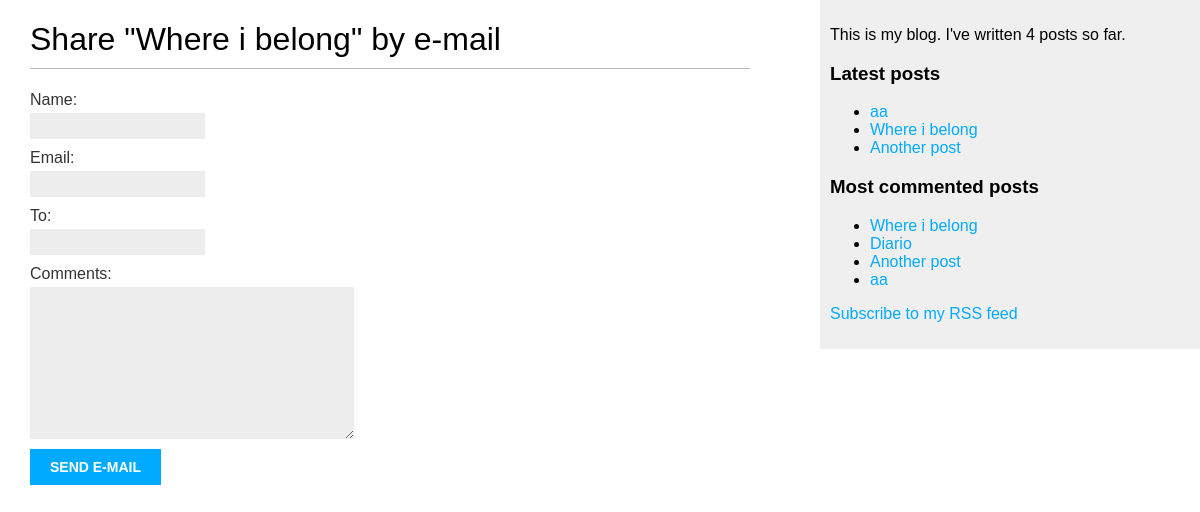
/blog/3/share/, run on the app's committed database.
### blog/models.py (models this page shows, shortened)
class Post(models.Model):
    STATUS_CHOICES = (('draft', 'Draft'), ('published', 'Published'),)
    title = models.CharField(max_length=250)
    slug = models.SlugField(max_length=250, unique_for_date='publish')
    author = models.ForeignKey(
        User, on_delete=models.CASCADE, related_name='blog_posts')
    body = models.TextField()
    publish = models.DateTimeField(default=timezone.now)
    created = models.DateTimeField(auto_now_add=True)
    updated = models.DateTimeField(auto_now=True)
    status = models.CharField(
        max_length=10, choices=STATUS_CHOICES, default='draft')
    tags = TaggableManager()
    def get_absolute_url(self):
        return reverse('blog:post_detail', args=[self.publish.year, self.publish.month, self.publish.day, self.slug])
    class Meta:
        ordering = ('-publish',)
    objects = models.Manager()  # The default manager.
    published = PublishedManager()  # Our custom manager.

### blog/views.py (the view)
def post_share(request, post_id):
    post = get_object_or_404(Post, id=post_id, status='published')
    sent = False
    if request.method == 'POST':
        form = EmailPostForm(request.POST)
        if form.is_valid():
            cd = form.cleaned_data
            post_url = request.build_absolute_uri(post.get_absolute_url())
            subject = f"{cd['name']} recommends you read " \
                f"{post.title}"
            message = f"Read {post.title} at {post_url}\n\n" \
                f"{cd['name']}\'s comments: {cd['comments']}"
            send_mail(subject, message, 'bryanlenier@gmail.com', [cd['to']])
            sent = True
    else:
        form = EmailPostForm()
    return render(request, 'blog/post/share.html', {'post': post, 'form': form,
                                                    'sent': sent})

### blog/forms.py
class EmailPostForm(forms.Form):
    name = forms.CharField(max_length=25)
    email = forms.EmailField()
    to = forms.EmailField()
    comments = forms.CharField(required=False,
                               widget=forms.Textarea)

### blog/models.py (called while the page is built)
    def get_queryset(self):
        return super(PublishedManager, self).get_queryset()\
            .filter(status='published')

### blog/templatetags/blog_tags.py (called while the page is built)
@register.simple_tag
def total_posts():
    return Post.published.count()

@register.inclusion_tag('blog/post/latest_posts.html')
def show_latest_posts(count=5):
    latest_posts = Post.published.order_by('-publish')[:count]
    return {'latest_posts': latest_posts}

@register.simple_tag
def get_most_commented_posts(count=5):
    return Post.published.annotate(
        total_comments=Count('comments')
    ).order_by('-total_comments')[:count]

### blog/templates/blog/post/share.html (shortened to what this page needs)
{% extends "blog/base.html" %}
{% block content %}
 {% if sent %}
<h1>E-mail successfully sent</h1>
<p>"{{ post.title }}" was successfully sent to {{ form.cleaned_data.to }}.</p>
{% else %}
<h1>Share "{{ post.title }}" by e-mail</h1>
<form method="post">
  {{ form.as_p }}
  <input type="submit" value="Send e-mail" />
</form>
{% endif %}
{% endblock %}

### blog/templates/blog/base.html (shortened to what this page needs)
{% load blog_tags %} {% load static %}
<!DOCTYPE html>
<html>
  <head>
    <link href="{% static "css/blog.css" %}" rel="stylesheet">
  </head>
  <body>
    <div id="content">{% block content %} {% endblock %}</div>
    <div id="sidebar">
      <p>This is my blog. I've written {% total_posts %} posts so far.</p>
      <h3>Latest posts</h3>
      {% show_latest_posts 3 %}
      <h3>Most commented posts</h3>
      {% get_most_commented_posts as most_commented_posts %}
      <ul>
        {% for post in most_commented_posts %}
        <li>
          <a href="{{ post.get_absolute_url }}">{{ post.title }}</a>
        </li>
        {% endfor %}
      </ul>
      <p>
        <a href="{% url "pip install psycopg2-binary==2.8.4post_feed" %}">Subscribe to my RSS feed</a> </p>
    </div>
  </body>
</html>

### blog/templates/blog/post/latest_posts.html
<ul>
  {% for post in latest_posts %}
  <li>
    <a href="{{ post.get_absolute_url }}">{{ post.title }}</a>
  </li>
  {% endfor %}
</ul>

### blog/static/css/blog.css (style rules this page uses)
body { margin: 0; padding: 0; font-family: helvetica, sans-serif; }
a { color: #00abff; text-decoration: none; }
h1 { font-weight: normal; border-bottom: 1px solid #bbb; padding: 0 0 10px 0; }
#content { float: left; width: 60%; padding: 0 0 0 30px; }
#sidebar { float: right; width: 30%; padding: 10px; background: #efefef; height: 100%; }
label { float: left; clear: both; color: #333; margin-bottom: 4px; }
input, textarea { clear: both; float: left; margin: 0 0 10px; background: #ededed; border: 0; padding: 6px 10px; font-size: 12px; }
input[type=submit] { font-weight: bold; background: #00abff; color: #fff; padding: 10px 20px; font-size: 14px; text-transform: uppercase; }

### data on the page
Post: title "Where i belong"
Post: title "aa"
Post: title "Another post"
Post: title "Diario"
